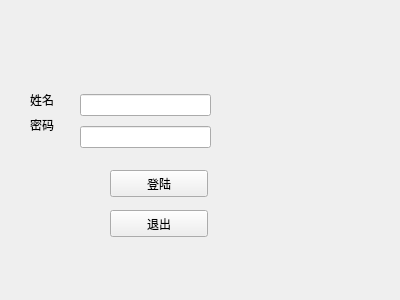
<?xml version="1.0" encoding="UTF-8"?>
<ui version="4.0">
 <class>form2</class>
 <widget class="QWidget" name="form2">
  <property name="geometry">
   <rect>
    <x>0</x>
    <y>0</y>
    <width>400</width>
    <height>300</height>
   </rect>
  </property>
  <property name="windowTitle">
   <string>Form</string>
  </property>
  <widget class="QPushButton" name="pushButton">
   <property name="geometry">
    <rect>
     <x>110</x>
     <y>170</y>
     <width>98</width>
     <height>27</height>
    </rect>
   </property>
   <property name="text">
    <string>登陆</string>
   </property>
  </widget>
  <widget class="QPushButton" name="pushButton_2">
   <property name="geometry">
    <rect>
     <x>110</x>
     <y>210</y>
     <width>98</width>
     <height>27</height>
    </rect>
   </property>
   <property name="text">
    <string>退出</string>
   </property>
  </widget>
  <widget class="QWidget" name="">
   <property name="geometry">
    <rect>
     <x>30</x>
     <y>90</y>
     <width>32</width>
     <height>44</height>
    </rect>
   </property>
   <layout class="QVBoxLayout" name="verticalLayout">
    <item>
     <widget class="QLabel" name="label">
      <property name="text">
       <string>姓名</string>
      </property>
     </widget>
    </item>
    <item>
     <widget class="QLabel" name="label_2">
      <property name="text">
       <string>密码</string>
      </property>
     </widget>
    </item>
   </layout>
  </widget>
  <widget class="QWidget" name="">
   <property name="geometry">
    <rect>
     <x>80</x>
     <y>90</y>
     <width>131</width>
     <height>62</height>
    </rect>
   </property>
   <layout class="QVBoxLayout" name="verticalLayout_2">
    <item>
     <widget class="QLineEdit" name="lineEdit"/>
    </item>
    <item>
     <widget class="QLineEdit" name="lineEdit_2"/>
    </item>
   </layout>
  </widget>
 </widget>
 <resources/>
 <connections/>
</ui>
